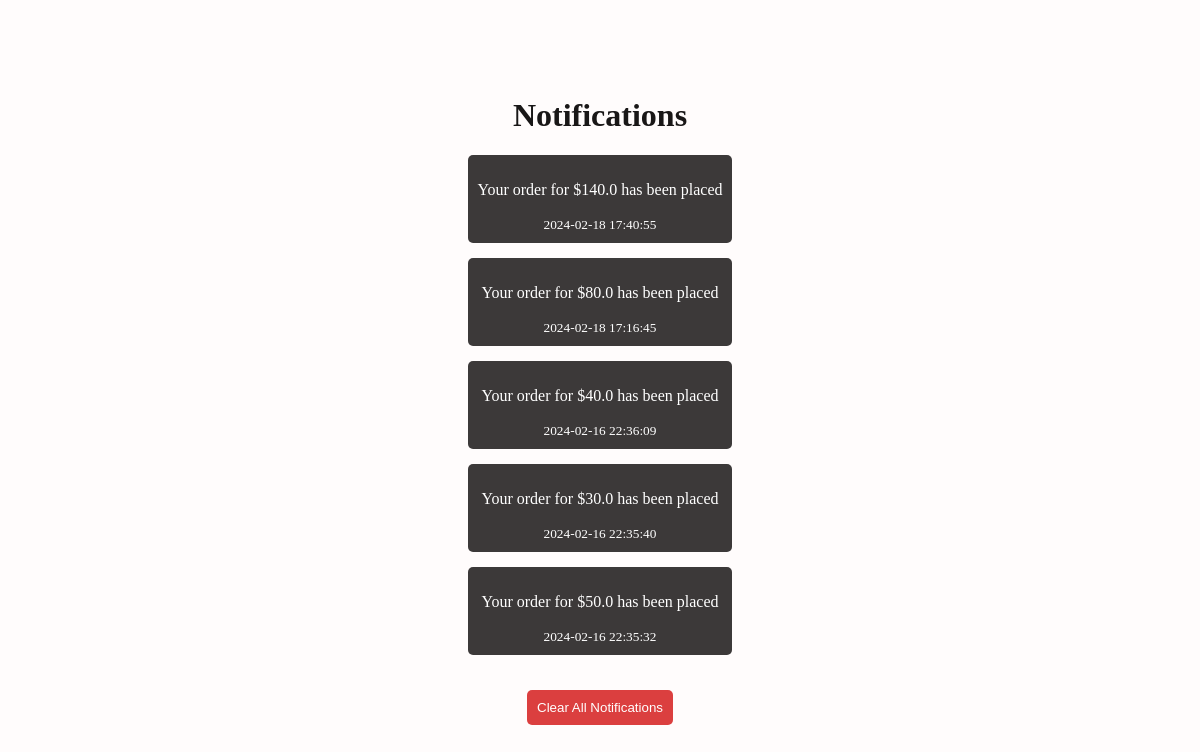
Screenshot of /notifications (signed in) with the database file from the repository.
### tables this page shows
CREATE TABLE notifications (
                    id INTEGER PRIMARY KEY AUTOINCREMENT,
                    username TEXT NOT NULL,
                    message TEXT NOT NULL,
                    timestamp DATETIME DEFAULT CURRENT_TIMESTAMP,
                    FOREIGN KEY (username) REFERENCES users(Username));

### dbms_Laksh/app.py (the view)
@app.route('/notifications')
def notifications():
    if 'username' not in session:
        return redirect(url_for('signin'))
    username = session['username']
    conn = get_db_connection()
    notifications = conn.execute('SELECT message, timestamp FROM notifications WHERE username = ? ORDER BY timestamp DESC', (username,)).fetchall()
    conn.close()
    return render_template('notifications.html', notifications=notifications)

### dbms_Laksh/app.py (called while the page is built)
def get_db_connection():
    conn = sqlite3.connect('canteen.db', check_same_thread=False)
    conn.row_factory = sqlite3.Row
    return conn

### dbms_Laksh/templates/notifications.html (shortened to what this page needs)
<!DOCTYPE html>
<html lang="en">
<head>
</head>
<body>
    <h1>Notifications</h1>
    <div id="notifications">
        {% for notification in notifications %}
        <div class="notification">
            <p>{{ notification.message }}</p>
            <small>{{ notification.timestamp }}</small>
        </div>
        {% endfor %}
    </div>
    <button id="clear-notifications-btn">Clear All Notifications</button>
</body>
</html>

### dbms_Laksh/templates/notifications.html (style rules this page uses)
body { display: flex; flex-direction: column; align-items: center; justify-content: center; height: 100vh; margin: 0; background-color: #fffcfc; color: #191717; }
#notifications { text-align: center; }
.notification { margin-bottom: 15px; padding: 10px; background-color: #3c3939; color: #ffffff; border-radius: 5px; }
#clear-notifications-btn { margin-top: 20px; padding: 10px; background-color: #db3f3f; color: #ffffff; border: none; cursor: pointer; border-radius: 5px; transition: background-color 0.3s ease-in-out; }

### rows the page displays
notifications: message "Your order for $140.0 has been placed", timestamp "2024-02-18 17:40:55"
notifications: message "Your order for $80.0 has been placed", timestamp "2024-02-18 17:16:45"
notifications: message "Your order for $40.0 has been placed", timestamp "2024-02-16 22:36:09"
notifications: message "Your order for $30.0 has been placed", timestamp "2024-02-16 22:35:40"
notifications: message "Your order for $50.0 has been placed", timestamp "2024-02-16 22:35:32"
